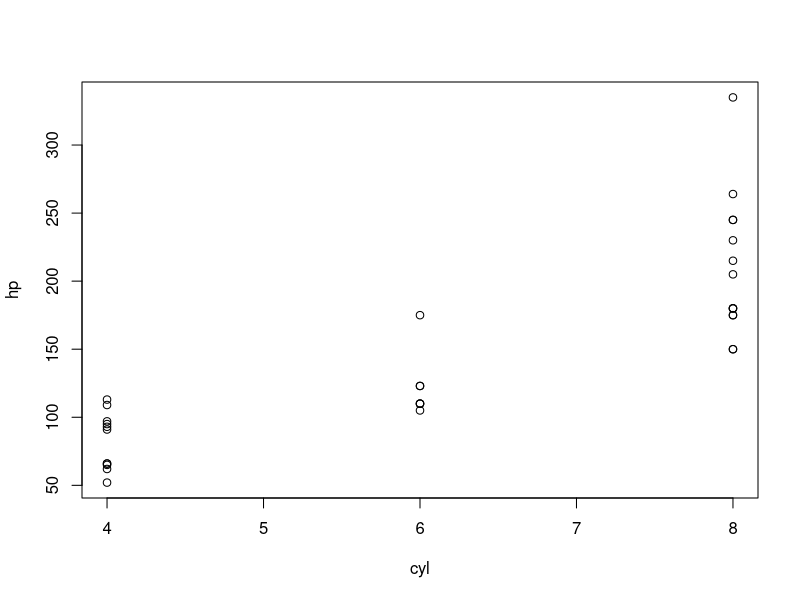

Write R code to recreate this figure. (Note: this script raises an error after producing the figure.)
#' # Turning a script into a document
#' 
#' Sometimes, you might not want to start making a document. You may want to
#' simply document a script and have a document that goes with and not have to
#' separate everything into chunks

#+ include = FALSE
1+1 # Something not displayed

#+ firstlook, echo = TRUE
head(mtcars)

#+ plot, echo = FALSE
plot(hp ~ cyl, data = mtcars)

read_chunk("child_document.R")
#+ child-chunk